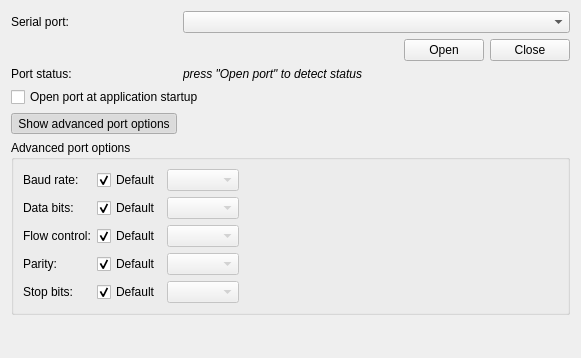
<?xml version="1.0" encoding="UTF-8"?>
<ui version="4.0">
 <class>SerialPortSettingsView</class>
 <widget class="QWidget" name="SerialPortSettingsView">
  <property name="geometry">
   <rect>
    <x>0</x>
    <y>0</y>
    <width>581</width>
    <height>358</height>
   </rect>
  </property>
  <property name="windowTitle">
   <string>Settings</string>
  </property>
  <layout class="QGridLayout" name="gridLayout_3">
   <item row="5" column="0" colspan="2">
    <widget class="QGroupBox" name="advancedPortOptions">
     <property name="title">
      <string>Advanced port options</string>
     </property>
     <layout class="QGridLayout" name="gridLayout_2">
      <item row="0" column="0">
       <widget class="QLabel" name="labelBaudRate">
        <property name="text">
         <string>Baud rate:</string>
        </property>
        <property name="buddy">
         <cstring>baudRateDefault</cstring>
        </property>
       </widget>
      </item>
      <item row="0" column="1">
       <widget class="QCheckBox" name="baudRateDefault">
        <property name="text">
         <string>Default</string>
        </property>
        <property name="checked">
         <bool>true</bool>
        </property>
       </widget>
      </item>
      <item row="0" column="2">
       <widget class="QComboBox" name="baudRate">
        <property name="enabled">
         <bool>false</bool>
        </property>
       </widget>
      </item>
      <item row="1" column="0">
       <widget class="QLabel" name="labelDataBits">
        <property name="text">
         <string>Data bits:</string>
        </property>
        <property name="buddy">
         <cstring>dataBitsDefault</cstring>
        </property>
       </widget>
      </item>
      <item row="1" column="1">
       <widget class="QCheckBox" name="dataBitsDefault">
        <property name="text">
         <string>Default</string>
        </property>
        <property name="checked">
         <bool>true</bool>
        </property>
       </widget>
      </item>
      <item row="1" column="2">
       <widget class="QComboBox" name="dataBits">
        <property name="enabled">
         <bool>false</bool>
        </property>
       </widget>
      </item>
      <item row="2" column="0">
       <widget class="QLabel" name="labelFlowControl">
        <property name="text">
         <string>Flow control:</string>
        </property>
        <property name="buddy">
         <cstring>flowControlDefault</cstring>
        </property>
       </widget>
      </item>
      <item row="2" column="1">
       <widget class="QCheckBox" name="flowControlDefault">
        <property name="text">
         <string>Default</string>
        </property>
        <property name="checked">
         <bool>true</bool>
        </property>
       </widget>
      </item>
      <item row="2" column="2">
       <widget class="QComboBox" name="flowControl">
        <property name="enabled">
         <bool>false</bool>
        </property>
       </widget>
      </item>
      <item row="3" column="0">
       <widget class="QLabel" name="labelParity">
        <property name="text">
         <string>Parity:</string>
        </property>
        <property name="buddy">
         <cstring>parityDefault</cstring>
        </property>
       </widget>
      </item>
      <item row="3" column="1">
       <widget class="QCheckBox" name="parityDefault">
        <property name="text">
         <string>Default</string>
        </property>
        <property name="checked">
         <bool>true</bool>
        </property>
       </widget>
      </item>
      <item row="3" column="2">
       <widget class="QComboBox" name="parity">
        <property name="enabled">
         <bool>false</bool>
        </property>
       </widget>
      </item>
      <item row="4" column="0">
       <widget class="QLabel" name="labelStopBits">
        <property name="text">
         <string>Stop bits:</string>
        </property>
        <property name="buddy">
         <cstring>stopBitsDefault</cstring>
        </property>
       </widget>
      </item>
      <item row="4" column="1">
       <widget class="QCheckBox" name="stopBitsDefault">
        <property name="text">
         <string>Default</string>
        </property>
        <property name="checked">
         <bool>true</bool>
        </property>
       </widget>
      </item>
      <item row="4" column="2">
       <widget class="QComboBox" name="stopBits">
        <property name="enabled">
         <bool>false</bool>
        </property>
       </widget>
      </item>
      <item row="0" column="3" rowspan="5">
       <spacer name="horizontalSpacer_2">
        <property name="orientation">
         <enum>Qt::Horizontal</enum>
        </property>
        <property name="sizeHint" stdset="0">
         <size>
          <width>303</width>
          <height>128</height>
         </size>
        </property>
       </spacer>
      </item>
     </layout>
    </widget>
   </item>
   <item row="2" column="1">
    <widget class="QLabel" name="labelComPortStatus">
     <property name="font">
      <font>
       <italic>true</italic>
      </font>
     </property>
     <property name="text">
      <string>press &quot;Open port&quot; to detect status</string>
     </property>
    </widget>
   </item>
   <item row="3" column="0" colspan="2">
    <widget class="QCheckBox" name="openPortAtStartup">
     <property name="text">
      <string>Open port at application startup</string>
     </property>
    </widget>
   </item>
   <item row="0" column="0">
    <widget class="QLabel" name="labelSerialPort">
     <property name="text">
      <string>Serial port:</string>
     </property>
     <property name="buddy">
      <cstring>cbComPort</cstring>
     </property>
    </widget>
   </item>
   <item row="4" column="0">
    <widget class="QToolButton" name="showAdvancedPortOptions">
     <property name="toolTip">
      <string>Show advanced port options</string>
     </property>
     <property name="text">
      <string>Show advanced port options</string>
     </property>
     <property name="icon">
      <iconset>
       <normaloff>icons/settings_show_advanced.png</normaloff>icons/settings_show_advanced.png</iconset>
     </property>
     <property name="iconSize">
      <size>
       <width>24</width>
       <height>24</height>
      </size>
     </property>
     <property name="checkable">
      <bool>true</bool>
     </property>
     <property name="checked">
      <bool>true</bool>
     </property>
    </widget>
   </item>
   <item row="1" column="0" colspan="2">
    <layout class="QHBoxLayout" name="horizontalLayout">
     <item>
      <spacer name="horizontalSpacer">
       <property name="orientation">
        <enum>Qt::Horizontal</enum>
       </property>
       <property name="sizeHint" stdset="0">
        <size>
         <width>40</width>
         <height>20</height>
        </size>
       </property>
      </spacer>
     </item>
     <item>
      <widget class="QPushButton" name="openButton">
       <property name="text">
        <string>Open</string>
       </property>
      </widget>
     </item>
     <item>
      <widget class="QPushButton" name="closeButton">
       <property name="text">
        <string>Close</string>
       </property>
      </widget>
     </item>
    </layout>
   </item>
   <item row="2" column="0">
    <widget class="QLabel" name="labelComPortStatusCaption">
     <property name="text">
      <string>Port status:</string>
     </property>
    </widget>
   </item>
   <item row="0" column="1">
    <widget class="QComboBox" name="cbComPort">
     <property name="sizePolicy">
      <sizepolicy hsizetype="Expanding" vsizetype="Fixed">
       <horstretch>0</horstretch>
       <verstretch>0</verstretch>
      </sizepolicy>
     </property>
     <property name="sizeAdjustPolicy">
      <enum>QComboBox::AdjustToContents</enum>
     </property>
    </widget>
   </item>
   <item row="6" column="0" colspan="2">
    <spacer name="verticalSpacer">
     <property name="orientation">
      <enum>Qt::Vertical</enum>
     </property>
     <property name="sizeHint" stdset="0">
      <size>
       <width>20</width>
       <height>248</height>
      </size>
     </property>
    </spacer>
   </item>
  </layout>
 </widget>
 <tabstops>
  <tabstop>baudRateDefault</tabstop>
  <tabstop>baudRate</tabstop>
  <tabstop>dataBitsDefault</tabstop>
  <tabstop>dataBits</tabstop>
  <tabstop>flowControlDefault</tabstop>
  <tabstop>flowControl</tabstop>
  <tabstop>parityDefault</tabstop>
  <tabstop>parity</tabstop>
  <tabstop>stopBitsDefault</tabstop>
  <tabstop>stopBits</tabstop>
 </tabstops>
 <resources/>
 <connections/>
</ui>
